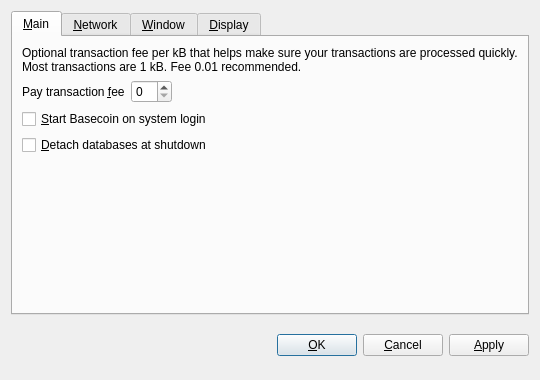
<?xml version="1.0" encoding="UTF-8"?>
<ui version="4.0">
 <class>OptionsDialog</class>
 <widget class="QDialog" name="OptionsDialog">
  <property name="geometry">
   <rect>
    <x>0</x>
    <y>0</y>
    <width>540</width>
    <height>380</height>
   </rect>
  </property>
  <property name="windowTitle">
   <string>Options</string>
  </property>
  <property name="modal">
   <bool>true</bool>
  </property>
  <layout class="QVBoxLayout" name="verticalLayout">
   <item>
    <widget class="QTabWidget" name="tabWidget">
     <property name="tabPosition">
      <enum>QTabWidget::North</enum>
     </property>
     <property name="currentIndex">
      <number>0</number>
     </property>
     <widget class="QWidget" name="tabMain">
      <attribute name="title">
       <string>&amp;Main</string>
      </attribute>
      <layout class="QVBoxLayout" name="verticalLayout_Main">
       <item>
        <widget class="QLabel" name="transactionFeeInfoLabel">
         <property name="text">
          <string>Optional transaction fee per kB that helps make sure your transactions are processed quickly. Most transactions are 1 kB. Fee 0.01 recommended.</string>
         </property>
         <property name="textFormat">
          <enum>Qt::PlainText</enum>
         </property>
         <property name="wordWrap">
          <bool>true</bool>
         </property>
        </widget>
       </item>
       <item>
        <layout class="QHBoxLayout" name="horizontalLayout_Main">
         <item>
          <widget class="QLabel" name="transactionFeeLabel">
           <property name="text">
            <string>Pay transaction &amp;fee</string>
           </property>
           <property name="textFormat">
            <enum>Qt::PlainText</enum>
           </property>
           <property name="buddy">
            <cstring>transactionFee</cstring>
           </property>
          </widget>
         </item>
         <item>
          <widget class="BitcoinAmountField" name="transactionFee"/>
         </item>
         <item>
          <spacer name="horizontalSpacer_Main">
           <property name="orientation">
            <enum>Qt::Horizontal</enum>
           </property>
           <property name="sizeHint" stdset="0">
            <size>
             <width>40</width>
             <height>20</height>
            </size>
           </property>
          </spacer>
         </item>
        </layout>
       </item>
       <item>
        <widget class="QCheckBox" name="bitcoinAtStartup">
         <property name="toolTip">
          <string>Automatically start Basecoin after logging in to the system.</string>
         </property>
         <property name="text">
          <string>&amp;Start Basecoin on system login</string>
         </property>
        </widget>
       </item>
       <item>
        <widget class="QCheckBox" name="detachDatabases">
         <property name="toolTip">
          <string>Detach block and address databases at shutdown. This means they can be moved to another data directory, but it slows down shutdown. The wallet is always detached.</string>
         </property>
         <property name="text">
          <string>&amp;Detach databases at shutdown</string>
         </property>
        </widget>
       </item>
       <item>
        <spacer name="verticalSpacer_Main">
         <property name="orientation">
          <enum>Qt::Vertical</enum>
         </property>
         <property name="sizeHint" stdset="0">
          <size>
           <width>20</width>
           <height>40</height>
          </size>
         </property>
        </spacer>
       </item>
      </layout>
     </widget>
     <widget class="QWidget" name="tabNetwork">
      <attribute name="title">
       <string>&amp;Network</string>
      </attribute>
      <layout class="QVBoxLayout" name="verticalLayout_Network">
       <item>
        <widget class="QCheckBox" name="mapPortUpnp">
         <property name="toolTip">
          <string>Automatically open the Basecoin client port on the router. This only works when your router supports UPnP and it is enabled.</string>
         </property>
         <property name="text">
          <string>Map port using &amp;UPnP</string>
         </property>
        </widget>
       </item>
       <item>
        <widget class="QCheckBox" name="connectSocks">
         <property name="toolTip">
          <string>Connect to the Basecoin network through a SOCKS proxy (e.g. when connecting through Tor).</string>
         </property>
         <property name="text">
          <string>&amp;Connect through SOCKS proxy:</string>
         </property>
        </widget>
       </item>
       <item>
        <layout class="QHBoxLayout" name="horizontalLayout_Network">
         <item>
          <widget class="QLabel" name="proxyIpLabel">
           <property name="text">
            <string>Proxy &amp;IP:</string>
           </property>
           <property name="textFormat">
            <enum>Qt::PlainText</enum>
           </property>
           <property name="buddy">
            <cstring>proxyIp</cstring>
           </property>
          </widget>
         </item>
         <item>
          <widget class="QValidatedLineEdit" name="proxyIp">
           <property name="maximumSize">
            <size>
             <width>140</width>
             <height>16777215</height>
            </size>
           </property>
           <property name="toolTip">
            <string>IP address of the proxy (e.g. 127.0.0.1)</string>
           </property>
          </widget>
         </item>
         <item>
          <widget class="QLabel" name="proxyPortLabel">
           <property name="text">
            <string>&amp;Port:</string>
           </property>
           <property name="textFormat">
            <enum>Qt::PlainText</enum>
           </property>
           <property name="buddy">
            <cstring>proxyPort</cstring>
           </property>
          </widget>
         </item>
         <item>
          <widget class="QLineEdit" name="proxyPort">
           <property name="maximumSize">
            <size>
             <width>55</width>
             <height>16777215</height>
            </size>
           </property>
           <property name="toolTip">
            <string>Port of the proxy (e.g. 9050)</string>
           </property>
          </widget>
         </item>
         <item>
          <widget class="QLabel" name="socksVersionLabel">
           <property name="text">
            <string>SOCKS &amp;Version:</string>
           </property>
           <property name="textFormat">
            <enum>Qt::PlainText</enum>
           </property>
           <property name="buddy">
            <cstring>socksVersion</cstring>
           </property>
          </widget>
         </item>
         <item>
          <widget class="QValueComboBox" name="socksVersion">
           <property name="toolTip">
            <string>SOCKS version of the proxy (e.g. 5)</string>
           </property>
          </widget>
         </item>
         <item>
          <spacer name="horizontalSpacer_Network">
           <property name="orientation">
            <enum>Qt::Horizontal</enum>
           </property>
           <property name="sizeHint" stdset="0">
            <size>
             <width>40</width>
             <height>20</height>
            </size>
           </property>
          </spacer>
         </item>
        </layout>
       </item>
       <item>
        <spacer name="verticalSpacer_Network">
         <property name="orientation">
          <enum>Qt::Vertical</enum>
         </property>
         <property name="sizeHint" stdset="0">
          <size>
           <width>20</width>
           <height>40</height>
          </size>
         </property>
        </spacer>
       </item>
      </layout>
     </widget>
     <widget class="QWidget" name="tabWindow">
      <attribute name="title">
       <string>&amp;Window</string>
      </attribute>
      <layout class="QVBoxLayout" name="verticalLayout_Window">
       <item>
        <widget class="QCheckBox" name="minimizeToTray">
         <property name="toolTip">
          <string>Show only a tray icon after minimizing the window.</string>
         </property>
         <property name="text">
          <string>&amp;Minimize to the tray instead of the taskbar</string>
         </property>
        </widget>
       </item>
       <item>
        <widget class="QCheckBox" name="minimizeOnClose">
         <property name="toolTip">
          <string>Minimize instead of exit the application when the window is closed. When this option is enabled, the application will be closed only after selecting Quit in the menu.</string>
         </property>
         <property name="text">
          <string>M&amp;inimize on close</string>
         </property>
        </widget>
       </item>
       <item>
        <spacer name="verticalSpacer_Window">
         <property name="orientation">
          <enum>Qt::Vertical</enum>
         </property>
         <property name="sizeHint" stdset="0">
          <size>
           <width>20</width>
           <height>40</height>
          </size>
         </property>
        </spacer>
       </item>
      </layout>
     </widget>
     <widget class="QWidget" name="tabDisplay">
      <attribute name="title">
       <string>&amp;Display</string>
      </attribute>
      <layout class="QVBoxLayout" name="verticalLayout_Display">
       <item>
        <layout class="QHBoxLayout" name="horizontalLayout_1_Display">
         <item>
          <widget class="QLabel" name="langLabel">
           <property name="text">
            <string>User Interface &amp;language:</string>
           </property>
           <property name="textFormat">
            <enum>Qt::PlainText</enum>
           </property>
           <property name="buddy">
            <cstring>lang</cstring>
           </property>
          </widget>
         </item>
         <item>
          <widget class="QValueComboBox" name="lang">
           <property name="toolTip">
            <string>The user interface language can be set here. This setting will take effect after restarting Basecoin.</string>
           </property>
          </widget>
         </item>
        </layout>
       </item>
       <item>
        <layout class="QHBoxLayout" name="horizontalLayout_2_Display">
         <item>
          <widget class="QLabel" name="unitLabel">
           <property name="text">
            <string>&amp;Unit to show amounts in:</string>
           </property>
           <property name="textFormat">
            <enum>Qt::PlainText</enum>
           </property>
           <property name="buddy">
            <cstring>unit</cstring>
           </property>
          </widget>
         </item>
         <item>
          <widget class="QValueComboBox" name="unit">
           <property name="toolTip">
            <string>Choose the default subdivision unit to show in the interface and when sending coins.</string>
           </property>
          </widget>
         </item>
        </layout>
       </item>
       <item>
        <widget class="QCheckBox" name="displayAddresses">
         <property name="toolTip">
          <string>Whether to show Basecoin addresses in the transaction list or not.</string>
         </property>
         <property name="text">
          <string>&amp;Display addresses in transaction list</string>
         </property>
        </widget>
       </item>
       <item>
        <spacer name="verticalSpacer_Display">
         <property name="orientation">
          <enum>Qt::Vertical</enum>
         </property>
         <property name="sizeHint" stdset="0">
          <size>
           <width>20</width>
           <height>40</height>
          </size>
         </property>
        </spacer>
       </item>
      </layout>
     </widget>
    </widget>
   </item>
   <item>
    <layout class="QHBoxLayout" name="horizontalLayout_Buttons">
     <item>
      <spacer name="horizontalSpacer_1">
       <property name="orientation">
        <enum>Qt::Horizontal</enum>
       </property>
       <property name="sizeHint" stdset="0">
        <size>
         <width>40</width>
         <height>48</height>
        </size>
       </property>
      </spacer>
     </item>
     <item>
      <widget class="QLabel" name="statusLabel">
       <property name="font">
        <font>
         <weight>75</weight>
         <bold>true</bold>
        </font>
       </property>
       <property name="text">
        <string/>
       </property>
       <property name="textFormat">
        <enum>Qt::PlainText</enum>
       </property>
       <property name="wordWrap">
        <bool>true</bool>
       </property>
      </widget>
     </item>
     <item>
      <spacer name="horizontalSpacer_2">
       <property name="orientation">
        <enum>Qt::Horizontal</enum>
       </property>
       <property name="sizeHint" stdset="0">
        <size>
         <width>40</width>
         <height>48</height>
        </size>
       </property>
      </spacer>
     </item>
     <item>
      <widget class="QPushButton" name="okButton">
       <property name="text">
        <string>&amp;OK</string>
       </property>
      </widget>
     </item>
     <item>
      <widget class="QPushButton" name="cancelButton">
       <property name="text">
        <string>&amp;Cancel</string>
       </property>
       <property name="autoDefault">
        <bool>false</bool>
       </property>
      </widget>
     </item>
     <item>
      <widget class="QPushButton" name="applyButton">
       <property name="text">
        <string>&amp;Apply</string>
       </property>
       <property name="autoDefault">
        <bool>false</bool>
       </property>
      </widget>
     </item>
    </layout>
   </item>
  </layout>
 </widget>
 <customwidgets>
  <customwidget>
   <class>BitcoinAmountField</class>
   <extends>QSpinBox</extends>
   <header>bitcoinamountfield.h</header>
  </customwidget>
  <customwidget>
   <class>QValueComboBox</class>
   <extends>QComboBox</extends>
   <header>qvaluecombobox.h</header>
  </customwidget>
  <customwidget>
   <class>QValidatedLineEdit</class>
   <extends>QLineEdit</extends>
   <header>qvalidatedlineedit.h</header>
  </customwidget>
 </customwidgets>
 <resources/>
 <connections/>
</ui>
